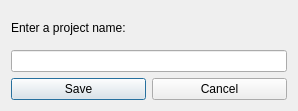
<?xml version="1.0" encoding="UTF-8"?>
<ui version="4.0">
 <class>new_save</class>
 <widget class="QDialog" name="new_save">
  <property name="geometry">
   <rect>
    <x>0</x>
    <y>0</y>
    <width>298</width>
    <height>111</height>
   </rect>
  </property>
  <property name="windowTitle">
   <string>Save</string>
  </property>
  <layout class="QVBoxLayout" name="verticalLayout_2">
   <item>
    <layout class="QVBoxLayout" name="verticalLayout">
     <item>
      <widget class="QLabel" name="name_la">
       <property name="text">
        <string>Enter a project name:</string>
       </property>
      </widget>
     </item>
     <item>
      <widget class="QLineEdit" name="name_le"/>
     </item>
    </layout>
   </item>
   <item>
    <layout class="QHBoxLayout" name="horizontalLayout">
     <item>
      <widget class="QPushButton" name="save_buttion">
       <property name="text">
        <string>Save</string>
       </property>
      </widget>
     </item>
     <item>
      <widget class="QPushButton" name="cancel_buttion">
       <property name="text">
        <string>Cancel</string>
       </property>
      </widget>
     </item>
    </layout>
   </item>
  </layout>
 </widget>
 <resources/>
 <connections/>
</ui>
